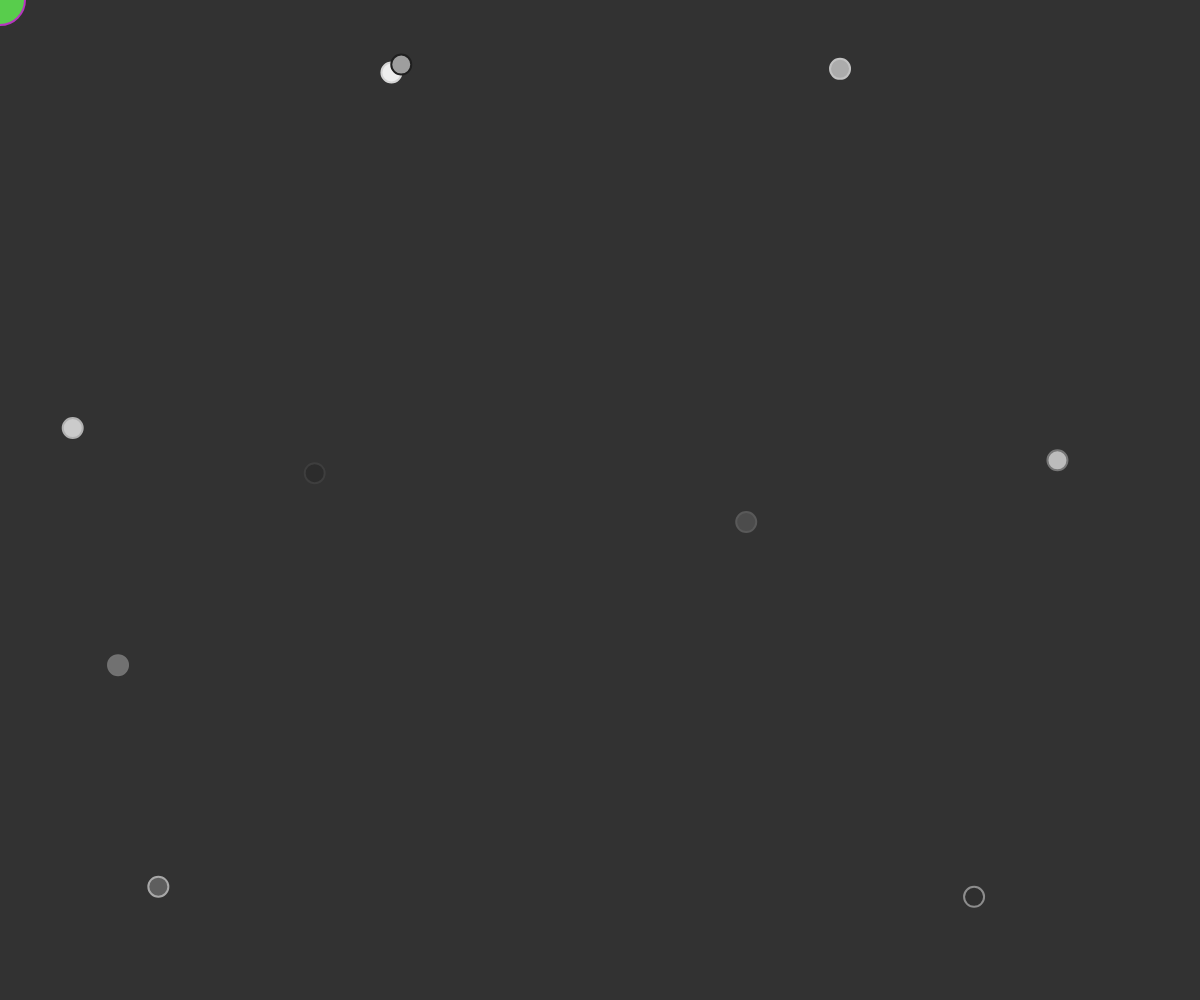
Frame 1 (no input)
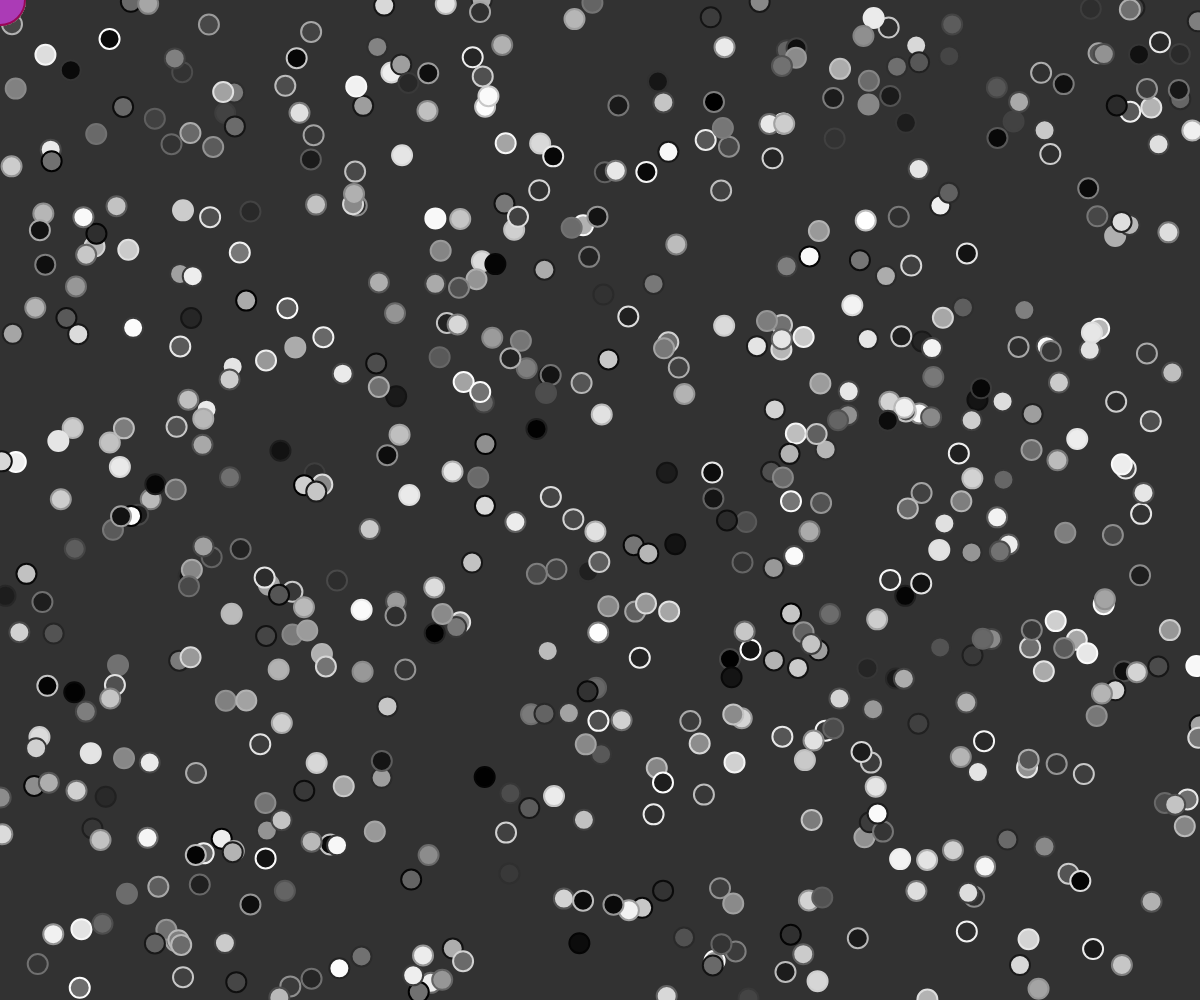
Frame 60 (no input)
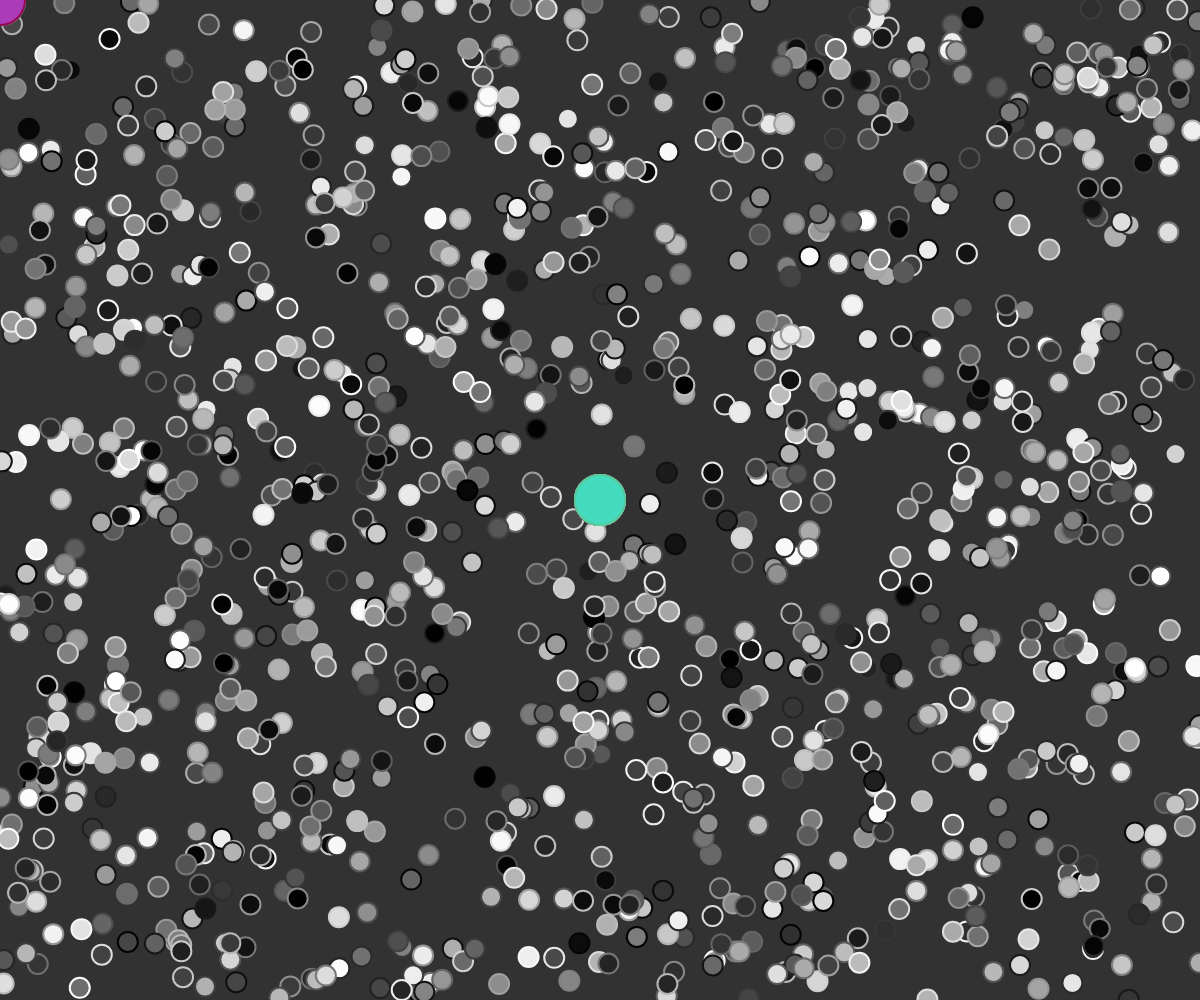
Frame 120 (the mouse pressed at the canvas centre since frame 60)

The p5.js sketch that drew these frames (run headless with seeded random() and noise() and a simulated clock; from frame 60 on, the mouse is pressed at the canvas centre):

// p5.js sketch
// ── sketch.js
function setup() {
  
  createCanvas(windowWidth, windowHeight); // I have to setup my canvas ()
  background(50,50,50); // background for the canvas: i can write only once 50 
  noCursor(); // for not showing the mouse
  frameRate(50); 
}

//global variables
let numberFigure = 80;
let weightMax = 20;
let heightMax = 20;

function draw() {
  // background(50,50,50);
  strokeWeight(2);
  stroke(random(255),random(255),random(255));
  fill(random(255),random(255),random(255));
  ellipse(mouseX, mouseY,50,50);
  //sphere(40);
  for (var i = 0; i < 10; i++) {
    strokeWeight(2);
    stroke(random(255));
    fill(random(255));
    ellipse(random(windowWidth), random(windowHeight),weightMax,heightMax);
    //triangle(random(windowWidth), random(windowHeight),windowWidth,-heightMax);
    //triangle(random(windowWidth), random(windowHeight),-windowWidth,-heightMax);
  }
}

// This is for resizing the canvas when using the whole screen
function windowResized() {
  resizeCanvas(windowWidth, windowHeight);
  background(50,50,50);
}

function mouseClicked() {
  //ellipse(mouseX, mouseY, 50, 50);
  // prevent default
  background(50,50,50);
  return false;
}
